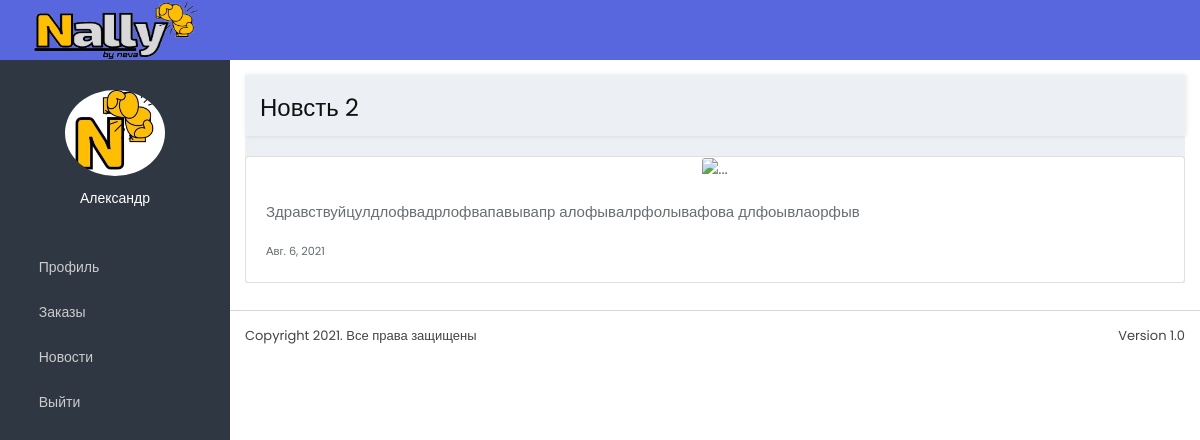
Page /news/2/ (signed in) on the committed database.
### LK/models.py (models this page shows, shortened)
class User(AbstractUser):
    email = models.EmailField(unique=True)
    group = models.ForeignKey('Group', on_delete=models.PROTECT, null=True, verbose_name='Группа')
    bd = models.DateField(auto_now=False, auto_now_add=False, null=True, verbose_name='Дата рождения спортсмена')
    avatar = models.ImageField(upload_to='avatar/%Y/%m/%d/', null=True, blank=True, verbose_name='Аватарка')
    phone = models.IntegerField(null=True, verbose_name='Телефон')
    phone_dop = models.IntegerField(null=True, verbose_name='Дополнительный телефон')
    first_name_m = models.CharField(blank=True, null=True, max_length=50, verbose_name='Имя родителя')
    last_name_m = models.CharField(blank=True, null=True, max_length=50, verbose_name='Фамилия родителя')
    weight = models.IntegerField(blank=True, null=True, verbose_name='Вес спортсмена')
    passport = models.CharField(blank=True, null=True, verbose_name='Номер паспорта спортсмена', max_length=100)
    bio = models.TextField(null=True, max_length=1000, verbose_name='Описание')
    class Meta:
        verbose_name = 'Пользователь'
        verbose_name_plural = 'Пользователи'

class News(models.Model):
    title = models.CharField(max_length=80, verbose_name='Заголовок')
    content = models.TextField(verbose_name='Контент')
    category = models.CharField(max_length=30,verbose_name='Категории')
    club = models.ForeignKey('Club', on_delete=models.PROTECT,  verbose_name='Клуб')
    created_at = models.DateTimeField(verbose_name='Дата и время публикации')
    city = models.ForeignKey('City', blank=True, null=True, on_delete=models.PROTECT, verbose_name='Город')
    created_at = models.DateField(auto_now_add=True, verbose_name='Дата публикации')
    updated_at = models.DateField(auto_now=True, verbose_name='Обновлено')
    photo = models.ImageField(upload_to='photos/%Y/%m/%d/', verbose_name='Изображение', blank=True)
    for_all = models.BooleanField(default=False, verbose_name='Для всех')
    class Meta:
        verbose_name = 'Новость'
        verbose_name_plural = 'Новости'
        ordering = ['-id']

### LK/views.py (the view)
# urls.py: path('news/<int:news_id>/', view_news, name='view_news'),
@login_required
def view_news(request, news_id):
    news_item = get_object_or_404(News, pk=news_id)
    return render(request, 'lk/view_news.html', {"item": news_item})

### LK/templates/lk/view_news.html (shortened to what this page needs)
{%extends 'base.html'%}
{%block content%}
<div class="content">
<div class="content-wrapper">
    <div class="content-header sty-one">
      <h1 class="text-black">{{item.title}}</h1>
    </div>
<div class="row justify-content-center">
<div class="col sm-10">
    <div class="card">
        <div class="text-center">
        {%if item.photo%}
        <img src="{{item.photo.url}}" class="card-img-top">
        {%else%}
        <img src="https://shvsm-penza.ru/wp-content/uploads/2020/11/maxresdefault-1.jpg" class="card-img-top" alt="..."
        style="max-height:80%; max-width:100%;">
        {%endif%}
        </div>
        <div class="card-body">
            <p class="card-text">{{item.content}}</p>
            <p class="card-text"><small class="text-muted">{{item.updated_at}}</small></p>
        </div>
    </div>
</div>
</div>
</div>
</div>
{%endblock%}

### templates/inc/_nav.html (shortened to what this page needs)
{%load static%}
<body class="hold-transition skin-blue sidebar-mini" style="height: auto; min-height:100%;">
<div class="wrapped boxed-wrapper" style="height: auto; min-height:100%;">
  <header class="main-header">
    <a href="{%url 'profile'%}" class="logo blue-bg">
    <span class="logo-lg"><img src="{{MEDIA_URL}}/logo/logo.png" alt="" style="height:60px;width:170px"></span> </a>
    <nav class="navbar blue-bg navbar-static-top">
      <ul class="nav navbar-nav pull-left">
        <li><a class="sidebar-toggle" data-toggle="push-menu" href=""></a> </li>
      </ul>
    </nav>
  </header>
<aside class="main-sidebar">
    <div class="sidebar">
      <div class="user-panel">
       <div class="image text-center">
         {%if user.avatar %}
              <img class="img-circle" src="{{user.avatar.url}}" alt="User profile picture">
              {%else%}
              <img class="img-circle" src="https://shvsm-penza.ru/wp-content/uploads/2020/11/maxresdefault-1.jpg" alt="User profile picture">
              {%endif%}
       </div>
        <div class="info">
          {%if user.is_authenticated%}
          <p>{{user.first_name}}</p>
          {%endif%}
          </div>
      </div>
      <ul class="sidebar-menu" data-widget="tree">
        <li> <a href="{%url 'profile'%}"> <i class="fa fa-user-o"></i> <span>Профиль</span></a></li>
        <li class="treeview"> <a href="#"> <i class="fa fa-envelope-o "></i> <span>Заказы</span>
        <span class="pull-right-container">
          <i class="fa fa-angle-left pull-right">
          </i>
        </span>
        </a>
        </li>
        <li> <a href="{%url 'news'%}"> <i class="fa fa-briefcase"></i> <span>Новости</span> </a></li>
        <li> <a href="{%url 'logout'%}"> <i class="fa fa-sign-out"></i> <span>Выйти</span> </a></li>
      </ul>
    </div>
  </aside>

### templates/inc/_nav.html (style rules this page uses)
.main-sidebar { background-attachment:fixed; background-size:0 100%; }

### rows in the picture
User: avatar (picture), first_name "Александр"
News: title "Новсть 2", content "Здравствуйцулдлофвадрлофвапавывапр алофывалрфолывафова длфоывлаорфыв", updated_at "Авг. 6, 2021"
